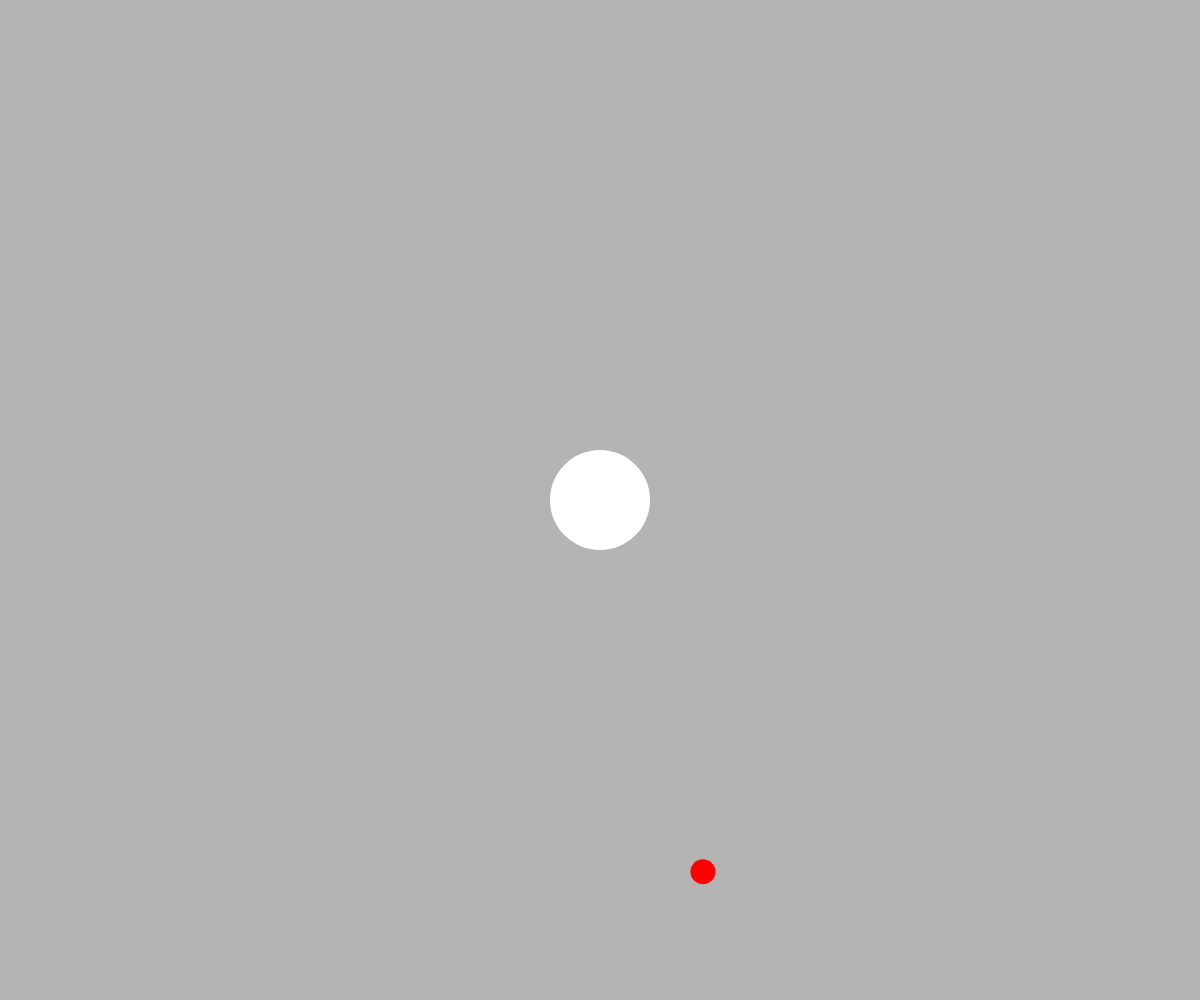
Frame 1 (no input)
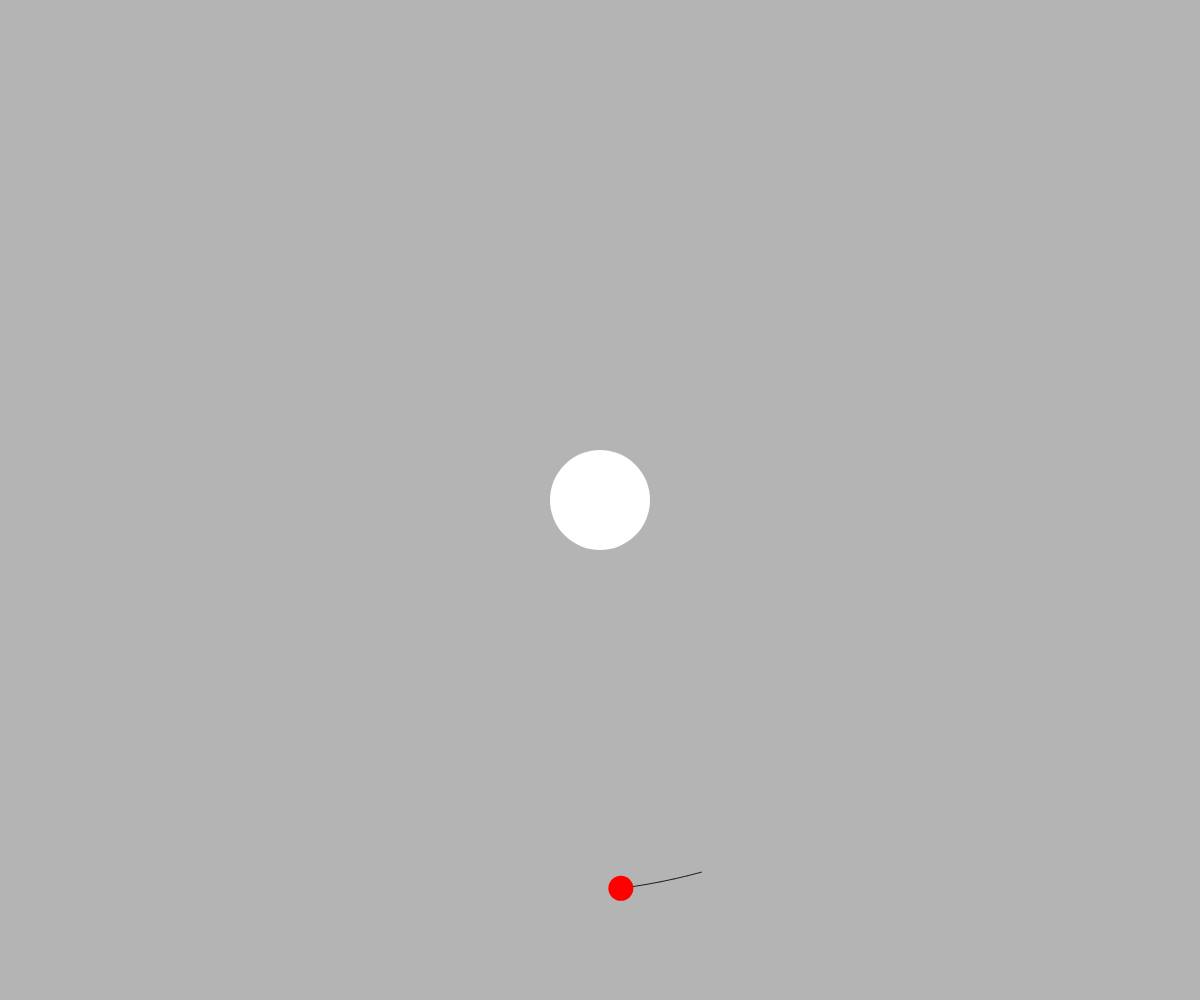
Frame 60 (no input)
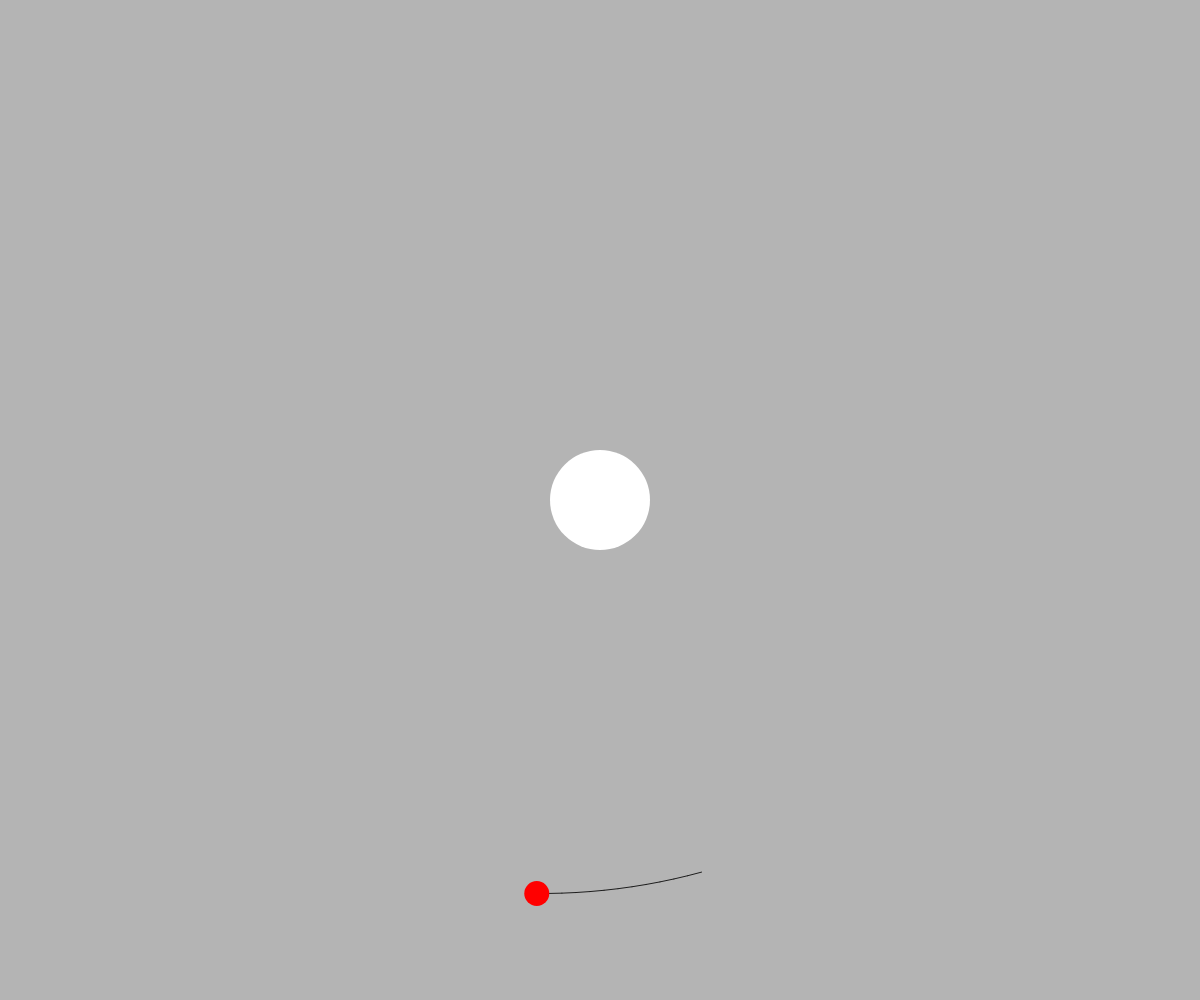
Frame 120 (the mouse pressed at the canvas centre since frame 60)

The p5.js sketch that drew these frames (run headless with seeded random() and noise() and a simulated clock; from frame 60 on, the mouse is pressed at the canvas centre):

// p5.js sketch
// ── sketch.js
let G = 5
let destable = 0.5

let sun
let p1

function setup() {
  createCanvas(windowWidth, windowHeight);

  sun = new Body(100, createVector(0,0), createVector(0,0), "#ffffff")

  // initial planet position
  let r = random(sun.radius, min(width/2, height/2))
  let theta = random(TWO_PI)
  let planetPos = createVector(r*cos(theta), r*sin(theta))


  // initial velocity for stable orbit
  let pvel = planetPos.copy()
  pvel.rotate(HALF_PI)
  pvel.setMag(sqrt(G * sun.mass / planetPos.mag()))
  pvel.mult(random(1-destable, 1+destable))


  p1 = new Body(25, planetPos, pvel, "#ff0000")
  
}

function draw() {
  translate(windowWidth/2, windowHeight/2)
  background(180);
  
  sun.show()
  p1.show()

  sun.attract(p1)
  // sun.update()
  p1.update()
  

}

function Body(_mass, _pos, _vel, _color) {
  this.mass = _mass
  this.position = _pos
  this.velocity = _vel
  this.radius = this.mass
  this.color = _color

  this.path_counter = 0
  this.path = []

  this.show = function() {
    noStroke();
    fill(this.color);
    
    stroke(30)
    for (let i = 0; i < this.path.length-1; i++) {
      line(this.path[i].x, this.path[i].y, this.path[i+1].x, this.path[i+1].y)
    }
    if (this.path.length > 0) {
      line(this.path[this.path.length-1].x, this.path[this.path.length-1].y, this.position.x, this.position.y)
    }

    
    noStroke();
    ellipse(this.position.x, this.position.y, this.radius, this.radius)
  }

  this.update = function () {
    this.position.x += this.velocity.x
    this.position.y += this.velocity.y
    
    if (this.path_counter == 0) {
      this.path.push(this.position.copy())
    }
    if (this.path.length > 100) {
      this.path.splice(0,1)
    }
    this.path_counter = (this.path_counter + 1) % 10
  }

  this.applyForce = function(f) {
    this.velocity.x += f.x / this.mass
    this.velocity.y += f.y / this.mass
  }

  this.attract = function(child) {
    let r = dist(this.position.x, this.position.y, child.position.x, child.position.y)
    let f = this.position.copy().sub(child.position)

    // drawArrow(child.position, f, 'blue')
    
    f.setMag( (G * this.mass * child.mass) / (r * r) )
    
    child.applyForce(f)
  }
}



function drawArrow(base, vec, myColor) {
  push();
  stroke(myColor);
  strokeWeight(2);
  fill(myColor);
  translate(base.x, base.y);
  line(0, 0, vec.x, vec.y);
  rotate(vec.heading());
  let arrowSize = 3;
  translate(vec.mag() - arrowSize, 0);
  triangle(0, arrowSize / 2, 0, -arrowSize / 2, arrowSize, 0);
  pop();
}
